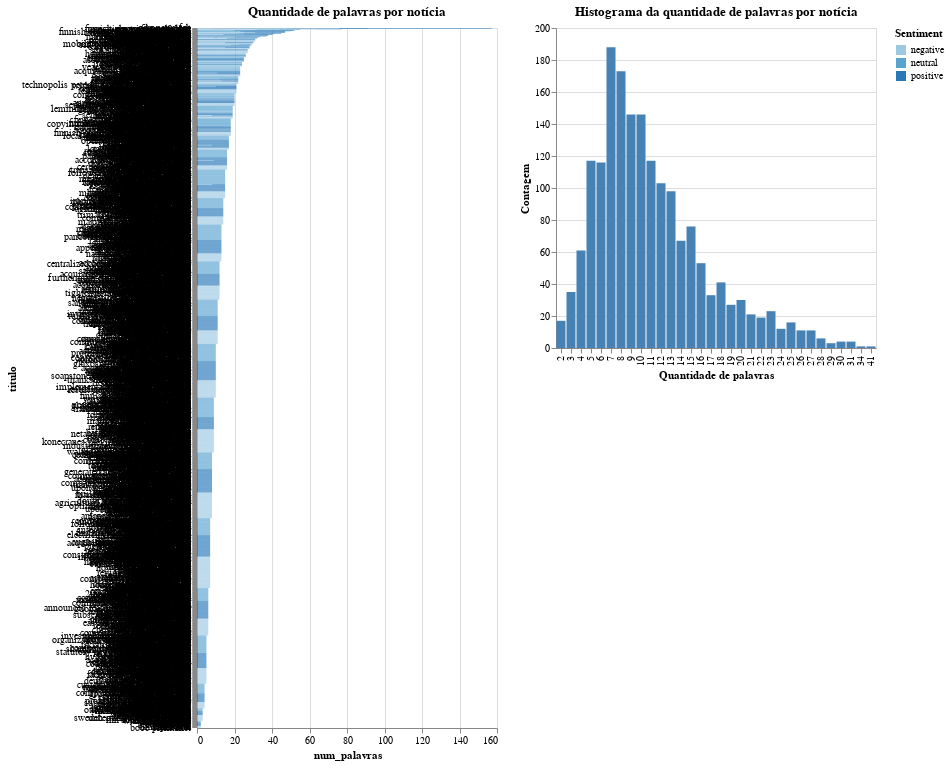

Notebook source saved alongside this figure:
### Code cell
#codigo do professor wellington adaptado para nosso dataset
pts = alt.selection(type="interval", encodings=["x"])

barras_de_linha = alt.Chart(df_balanceado).mark_bar().encode(
    x='num_palavras:Q',
    y=alt.Y('titulo:O', sort=alt.EncodingSortField(field="num_palavras", order='descending')),
    color='Sentiment:O',
    tooltip=['titulo', 'num_palavras', 'Sentence']
).transform_filter(
    pts
).properties(
    height=700,
    width=300,
    title='Quantidade de palavras por notícia'
)

hist = alt.Chart(df_balanceado).mark_bar().encode(
    x=alt.X('hbin:N', title='Quantidade de palavras'),
    y=alt.Y('count()', title='Contagem'),
    tooltip=[alt.Tooltip('count():Q', title='Contagem de notícias'),
             alt.Tooltip('mbin:N', title='Quantidade de palavras')],
    color=alt.condition(pts, alt.value("steelblue"), alt.value("lightgray"))
).properties(
    height=320,
    width=320,
    title='Histograma da quantidade de palavras por notícia'
).add_selection(pts)


hconcat = alt.hconcat(
    barras_de_linha,
    hist,
    data=df_balanceado
).transform_bin(
    "hbin",
    field="num_palavras",
    bin=alt.Bin(maxbins=50)
)

hconcat.save('1_tamanho_noticias.html')
hconcat

### Figure 1 — Vega-Lite specification as saved in the notebook (floating-point values rounded to 4 significant figures; data arrays with more than 128 entries replaced by an {"elided": "..."} marker saying what was removed)
{"config": {"view": {"continuousWidth": 400, "continuousHeight": 300}}, "hconcat": [{"mark": "bar", "encoding": {"color": {"field": "Sentiment", "type": "ordinal"}, "tooltip": [{"field": "titulo", "type": "nominal"}, {"field": "num_palavras", "type": "quantitative"}, {"field": "Sentence", "type": "nominal"}], "x": {"field": "num_palavras", "type": "quantitative"}, "y": {"field": "titulo", "sort": {"field": "num_palavras", "order": "descending"}, "type": "ordinal"}}, "height": 700, "title": "Quantidade de palavras por notícia", "transform": [{"filter": {"selection": "selector001"}}], "width": 300}, {"mark": "bar", "encoding": {"color": {"condition": {"value": "steelblue", "selection": "selector001"}, "value": "lightgray"}, "tooltip": [{"aggregate": "count", "title": "Contagem de notícias", "type": "quantitative"}, {"field": "mbin", "title": "Quantidade de palavras", "type": "nominal"}], "x": {"field": "hbin", "title": "Quantidade de palavras", "type": "nominal"}, "y": {"aggregate": "count", "title": "Contagem", "type": "quantitative"}}, "height": 320, "selection": {"selector001": {"type": "interval", "encodings": ["x"]}}, "title": "Histograma da quantidade de palavras por notícia", "width": 320}], "data": {"name": "data-9c22ca16e02e7a8c04df2c9aaf9678d9"}, "transform": [{"bin": {"maxbins": 50}, "field": "num_palavras", "as": "hbin"}], "$schema": "https://vega.github.io/schema/vega-lite/v4.17.0.json", "datasets": {"data-9c22ca16e02e7a8c04df2c9aaf9678d9": {"elided": "1776 records"}}}
